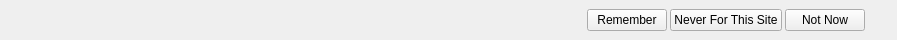
<?xml version="1.0" encoding="UTF-8"?>
<ui version="4.0">
 <class>AutoFillWidget</class>
 <widget class="QWidget" name="AutoFillWidget">
  <property name="geometry">
   <rect>
    <x>0</x>
    <y>0</y>
    <width>897</width>
    <height>40</height>
   </rect>
  </property>
  <property name="sizePolicy">
   <sizepolicy hsizetype="Preferred" vsizetype="Maximum">
    <horstretch>0</horstretch>
    <verstretch>0</verstretch>
   </sizepolicy>
  </property>
  <property name="windowTitle">
   <string notr="true">Form</string>
  </property>
  <layout class="QHBoxLayout" name="horizontalLayout_2">
   <property name="spacing">
    <number>3</number>
   </property>
   <property name="leftMargin">
    <number>5</number>
   </property>
   <property name="topMargin">
    <number>4</number>
   </property>
   <property name="rightMargin">
    <number>5</number>
   </property>
   <property name="bottomMargin">
    <number>4</number>
   </property>
   <item>
    <widget class="QLabel" name="icon">
     <property name="sizePolicy">
      <sizepolicy hsizetype="Fixed" vsizetype="Preferred">
       <horstretch>0</horstretch>
       <verstretch>0</verstretch>
      </sizepolicy>
     </property>
     <property name="text">
      <string/>
     </property>
     <property name="pixmap">
      <pixmap resource="../data/icons.qrc">:/icons/other/keys.png</pixmap>
     </property>
    </widget>
   </item>
   <item>
    <widget class="QLabel" name="label">
     <property name="sizePolicy">
      <sizepolicy hsizetype="Expanding" vsizetype="Preferred">
       <horstretch>0</horstretch>
       <verstretch>0</verstretch>
      </sizepolicy>
     </property>
     <property name="text">
      <string/>
     </property>
    </widget>
   </item>
   <item>
    <layout class="QHBoxLayout" name="horizontalLayout">
     <item>
      <widget class="QPushButton" name="remember">
       <property name="sizePolicy">
        <sizepolicy hsizetype="Fixed" vsizetype="Fixed">
         <horstretch>0</horstretch>
         <verstretch>0</verstretch>
        </sizepolicy>
       </property>
       <property name="focusPolicy">
        <enum>Qt::NoFocus</enum>
       </property>
       <property name="text">
        <string>Remember</string>
       </property>
      </widget>
     </item>
     <item>
      <widget class="QPushButton" name="never">
       <property name="sizePolicy">
        <sizepolicy hsizetype="Fixed" vsizetype="Fixed">
         <horstretch>0</horstretch>
         <verstretch>0</verstretch>
        </sizepolicy>
       </property>
       <property name="focusPolicy">
        <enum>Qt::NoFocus</enum>
       </property>
       <property name="text">
        <string>Never For This Site</string>
       </property>
      </widget>
     </item>
     <item>
      <widget class="QPushButton" name="notnow">
       <property name="sizePolicy">
        <sizepolicy hsizetype="Fixed" vsizetype="Fixed">
         <horstretch>0</horstretch>
         <verstretch>0</verstretch>
        </sizepolicy>
       </property>
       <property name="focusPolicy">
        <enum>Qt::NoFocus</enum>
       </property>
       <property name="text">
        <string>Not Now</string>
       </property>
      </widget>
     </item>
    </layout>
   </item>
   <item>
    <widget class="QToolButton" name="closeButton">
     <property name="text">
      <string/>
     </property>
     <property name="autoRaise">
      <bool>true</bool>
     </property>
    </widget>
   </item>
  </layout>
 </widget>
 <resources>
  <include location="../data/icons.qrc"/>
 </resources>
 <connections/>
</ui>
